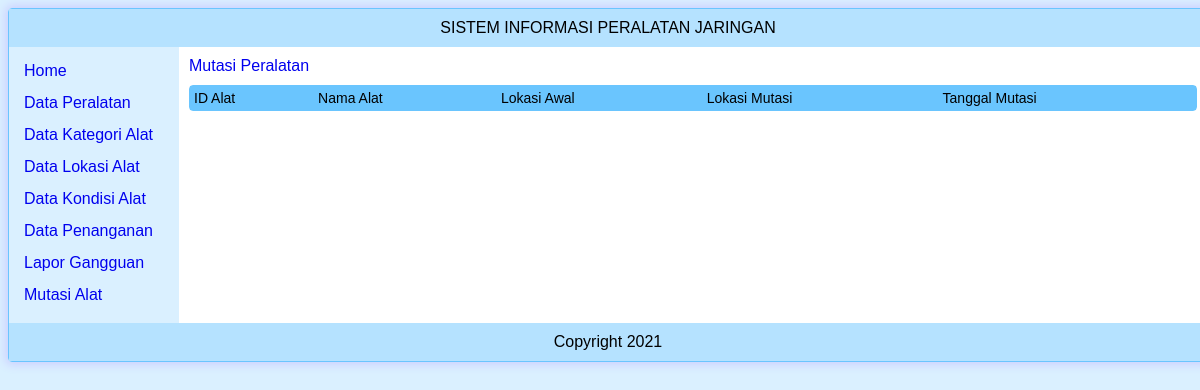
Page /index.php?xlink=view_data/mutasi_alat.php on the earlier database version.
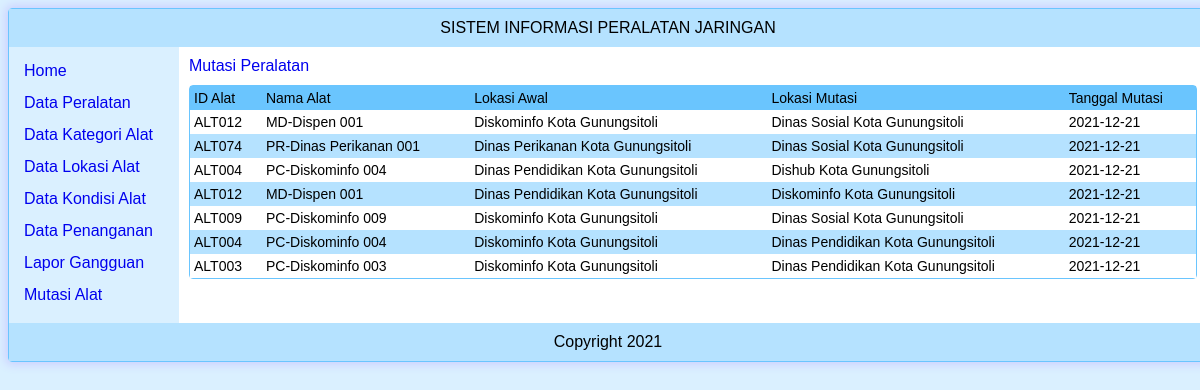
Same page on the later database version.
### tables this page shows
CREATE TABLE `tblhistorilokasi` (
  `id_histori` int(20) NOT NULL,
  `id_alat` char(20) NOT NULL,
  `id_lokasi_a` char(20) NOT NULL,
  `id_lokasi_b` char(20) NOT NULL,
  `tgl` date NOT NULL
);

CREATE TABLE `tblalat` (
  `id_alat` char(20) NOT NULL,
  `id_kategori` char(20) NOT NULL,
  `id_lokasi` char(20) NOT NULL,
  `nama_peralatan` varchar(200) NOT NULL,
  `tahun_beli` date NOT NULL,
  `desc_alat` text NOT NULL,
  `jlh_port` text NOT NULL,
  `nama_wifi` varchar(200) NOT NULL,
  `pass_wifi` text NOT NULL,
  `frek_alat` text NOT NULL,
  `l_frek_alat` varchar(50) NOT NULL,
  `k_ram` text NOT NULL,
  `k_hardisk` text NOT NULL,
  `t_processor` text NOT NULL,
  `status_alat` char(20) NOT NULL
);

CREATE TABLE `tbllokasi` (
  `id_lokasi` char(20) NOT NULL,
  `nama_lokasi` varchar(150) NOT NULL
);

### view_data/mutasi_alat.php (the view, shortened to what this page needs)
<?php
	echo"<div class='menutambah'><a href='tambahmutasi'>Mutasi Peralatan</a></div>";
	$sql = mysqli_query($dblink,"SELECT * from tblhistorilokasi,tblalat,tbllokasi WHERE tblhistorilokasi.id_alat=tblalat.id_alat AND tbllokasi.id_lokasi=tblalat.id_lokasi AND tblhistorilokasi.id_lokasi_b<>'' order by tblhistorilokasi.id_histori desc");
		echo"<table border='0' cellpadding='4px' cellspacing='0px' width='100%'>
			<tr bgcolor=#6ac5fe>
				<td>ID Alat</td>
				<td>Nama Alat</td>
				<td>Lokasi Awal</td>
				<td>Lokasi Mutasi</td>
				<td>Tanggal Mutasi</td>
			</tr>";
		$i =0;
		while ($r=mysqli_fetch_array($sql,MYSQLI_ASSOC)){
  		$i++ ;
			if(($i % 2)==0)
				$bg="#b5e2ff";
			else
				$bg= "#fff";
			$xidal = isset($r['id_alat']) ? $r['id_alat'] : '';
			$xnal = isset($r['nama_peralatan']) ? $r['nama_peralatan'] : '';
			$xidla = isset($r['id_lokasi_a']) ? $r['id_lokasi_a'] : '';
			$xidlb = isset($r['id_lokasi_b']) ? $r['id_lokasi_b'] : '';
			$xtglm = isset($r['tgl']) ? $r['tgl'] : '';
			$xsql=mysqli_query($dblink,"SELECT * from tbllokasi where id_lokasi='$xidla'");
			while ($xr=mysqli_fetch_array($xsql,MYSQLI_ASSOC)){
				$xnmla = isset($xr['nama_lokasi']) ? $xr['nama_lokasi'] : '';
			}
			$dsql=mysqli_query($dblink,"SELECT * from tbllokasi where id_lokasi='$xidlb'");
			while ($dr=mysqli_fetch_array($dsql,MYSQLI_ASSOC)){
				$xnmlb = isset($dr['nama_lokasi']) ? $dr['nama_lokasi'] : '';
			}
		echo"<tr bgcolor=$bg>
				<td>$xidal</td>
				<td>$xnal</td>
				<td>$xnmla</td>
				<td>$xnmlb</td>
				<td>$xtglm</td>
			</tr>";
		}
		echo"</table>";
?>

Differences in the rows shown:
added tblhistorilokasi: id_alat.id_alat "ALT012", id_alat.nama_peralatan "MD-Dispen 001", tbllokasi.nama_lokasi "Diskominfo Kota Gunungsitoli", tbllokasi.nama_lokasi "Dinas Sosial Kota Gunungsitoli", tgl "2021-12-21"
added tblhistorilokasi: id_alat.id_alat "ALT074", id_alat.nama_peralatan "PR-Dinas Perikanan 001", tbllokasi.nama_lokasi "Dinas Perikanan Kota Gunungsitoli", tbllokasi.nama_lokasi "Dinas Sosial Kota Gunungsitoli", tgl "2021-12-21"
added tblhistorilokasi: id_alat.id_alat "ALT004", id_alat.nama_peralatan "PC-Diskominfo 004", tbllokasi.nama_lokasi "Dinas Pendidikan Kota Gunungsitoli", tbllokasi.nama_lokasi "Dishub Kota Gunungsitoli", tgl "2021-12-21"
added tblhistorilokasi: id_alat.id_alat "ALT012", id_alat.nama_peralatan "MD-Dispen 001", tbllokasi.nama_lokasi "Dinas Pendidikan Kota Gunungsitoli", tbllokasi.nama_lokasi "Diskominfo Kota Gunungsitoli", tgl "2021-12-21"
added tblhistorilokasi: id_alat.id_alat "ALT009", id_alat.nama_peralatan "PC-Diskominfo 009", tbllokasi.nama_lokasi "Diskominfo Kota Gunungsitoli", tbllokasi.nama_lokasi "Dinas Sosial Kota Gunungsitoli", tgl "2021-12-21"
added tblhistorilokasi: id_alat.id_alat "ALT004", id_alat.nama_peralatan "PC-Diskominfo 004", tbllokasi.nama_lokasi "Diskominfo Kota Gunungsitoli", tbllokasi.nama_lokasi "Dinas Pendidikan Kota Gunungsitoli", tgl "2021-12-21"
added tblhistorilokasi: id_alat.id_alat "ALT003", id_alat.nama_peralatan "PC-Diskominfo 003", tbllokasi.nama_lokasi "Diskominfo Kota Gunungsitoli", tbllokasi.nama_lokasi "Dinas Pendidikan Kota Gunungsitoli", tgl "2021-12-21"
